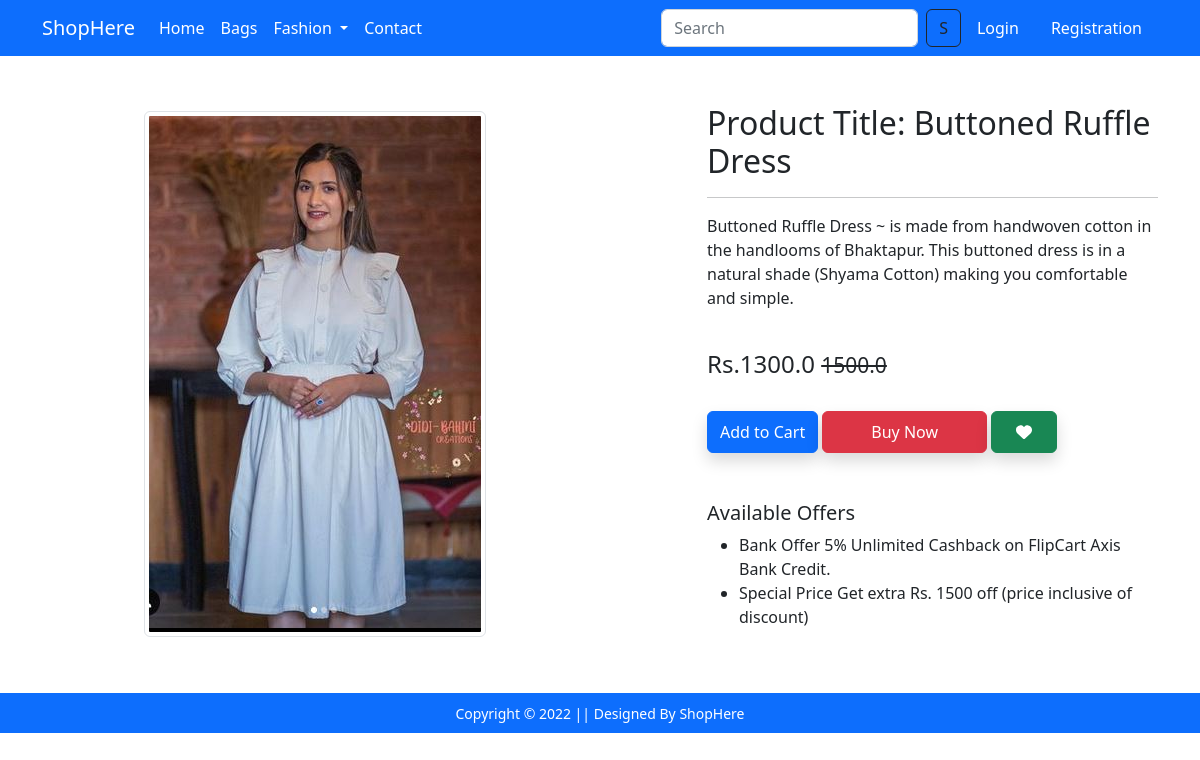
/product_detail/7/, run on the app's committed database.
### app/models.py (models this page shows, shortened)
class Product(models.Model):
    title=models.CharField(max_length=100)
    selling_price=models.FloatField()
    discounted_price=models.FloatField()
    description=models.TextField()
    brand=models.CharField(max_length=100)
    category=models.CharField(choices=CATEGORY_CHOICES, max_length=5)
    product_image=models.ImageField(upload_to='productimg')

### app/views.py (the view)
# urls.py: path('product_detail/<int:id>/',views.ProductDetailView.as_view(), name='product_detail'),
class ProductDetailView(View):
    def get(self, request, id):
        totalitem=0
        wishitem=0
        product=Product.objects.get(id=id)
        wishlist=Wishlist.objects.filter(Q(product=product)&Q(user=request.user.id))
        item_already_in_cart=False
        if request.user.is_authenticated:
            totalitem=len(Cart.objects.filter(user=request.user))
            wishitem=len(Wishlist.objects.filter(user=request.user))
            item_already_in_cart=Cart.objects.filter(Q(product=product.id)&Q(user=request.user)).exists()
        return render(request, 'app/productdetail.html', {'product':product,'item_already_in_cart':item_already_in_cart,'totalitem':totalitem,'wishlist':wishlist,'wishitem':wishitem})

### app/templates/app/productdetail.html (shortened to what this page needs)
{% extends 'app/base.html' %}
{% load static %}
{% block main_content %}
    <div class="container my-5">
        <div class="row">
            <div class="col-sm-6 text-center align-self-center">
                <img src="{{product.product_image.url}}" alt="" class="img-fluid img-thumbnail">
            </div>
            <div class="col-sm-5 offset-sm-1">
                <h2>Product Title: {{product.title}}</h2>
                <hr>
                <p>{{product.description}}</p> <br>
                <h4>Rs.{{product.discounted_price}}
                    <small class="fw-light text-decoration-line-through">{{product.selling_price}}</small>
                    </h4> <br>
            {% if not request.user.is_authenticated %}
                <form action="/add-to-cart" class="d-inline">
                    <button type="submit" class="btn btn-primary shadow pz-5 py-2">Add to Cart</button>
                </form>
            {% endif %}
                <a href="{% url 'checkout' %}" class="btn btn-danger shadow px-5 py-2">Buy Now</a>
                {% if wishlist %}
                    <a pid={{product.id}} class="minus-wishlist btn btn-danger shadow px-4 py-2"><i class="fa-solid fa-heart"></i></a>
                {% else %}
                    <a pid={{product.id}} class="plus-wishlist btn btn-success shadow px-4 py-2"><i class="fa-solid fa-heart"></i></a>
                {% endif %}
                <h5 class="mt-5">Available Offers</h5>
                <ul>
                    <li>Bank Offer 5% Unlimited Cashback on FlipCart Axis Bank Credit.</li>
                    <li>Special Price Get extra Rs. 1500 off (price inclusive of discount) </li>
                </ul>
            </div>
        </div>
    </div>
{% endblock main_content %}

### data on the page
Product: product_image (picture), title "Buttoned Ruffle Dress", description "Buttoned Ruffle Dress ~ is made from handwoven cotton in the handlooms of Bhaktapur. This buttoned dress is in a natural shade (Shyama Cotton) making you comfortable and simple.", discounted_price "1300.0", selling_price "1500.0"
